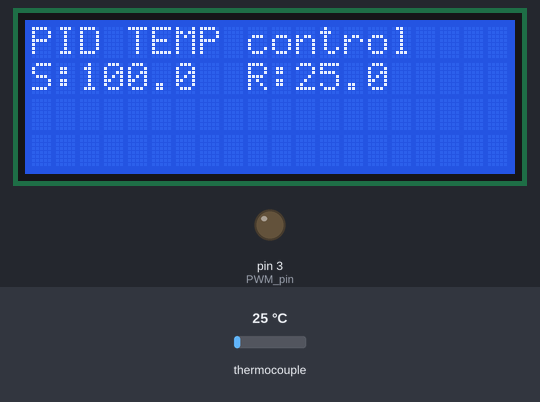
This sketch was run on a simulated Arduino Uno, built with avr-gcc and run on an emulated ATmega328P. Shown: 20×4 character LCD, output pins drawn as LEDs (lit = HIGH). Wiring (inferred from the names in the program): MAX6675 thermocouple converter: CS pin 10; MISO pin 12; SCK pin 13. The test bench sets the inputs (shaded band); at power-on: thermocouple 25 °C. Pins used as bus, display or sensor lines are not drawn.

Above: at 1.2 s.
1.3 s: thermocouple set to 75 °C
At 1.56 s:
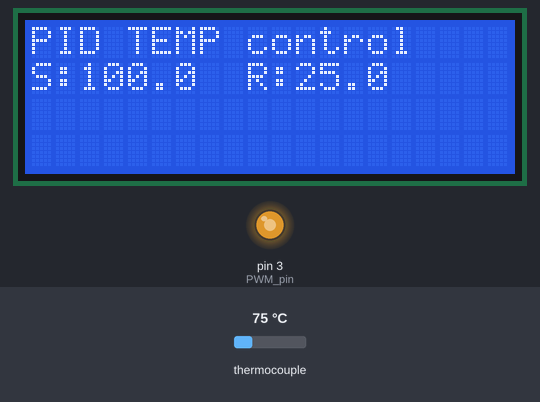
3.2 s: thermocouple set to 150 °C
At 4.4 s:
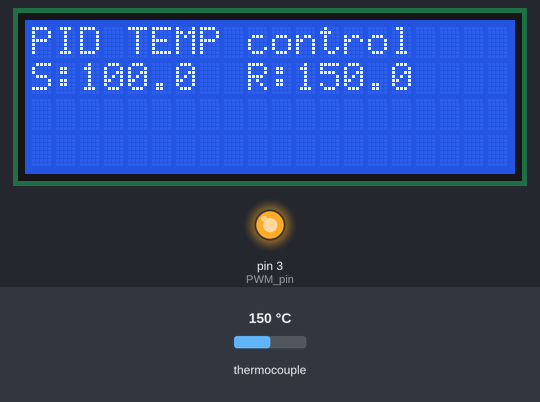
5.2 s: thermocouple set to 6 °C
At 7.2 s:
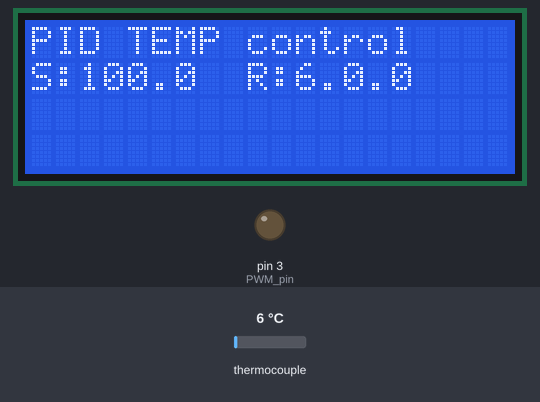
Timing chart, 0 to 8.7 s (numbered marks = the images above; inputs shaded):
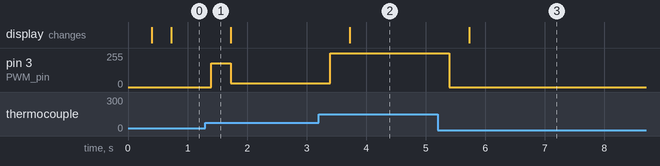

Measured:
- after the input at 1.3 s, pin 3 (PWM_pin): 0/255 → 180/255 after 0.10 s, → 30/255 0.33 s later
- after the input at 3.2 s, pin 3 (PWM_pin): 30/255 → 255/255 after 0.19 s; the display: changes after 0.53 s (image 2)
- after the input at 5.2 s, pin 3 (PWM_pin): 255/255 → 0/255 after 0.20 s; the display: changes after 0.53 s (image 3)

The sketch:

ArduinoMega2540.ino
```cpp
#include <Wire.h>
#include <LiquidCrystal_I2C.h>
LiquidCrystal_I2C lcd(0x3f,20,4);  //sometimes the adress is not 0x3f. Change to 0x27 if it dosn't work.

/*    i2c LCD Module  ==>   Arduino
 *    SCL             ==>     A5
 *    SDA             ==>     A4
 *    Vcc             ==>     Vcc (5v)
 *    Gnd             ==>     Gnd      */

#include <SPI.h>
//We define the SPI pìns
#define MAX6675_CS   10
#define MAX6675_SO   12
#define MAX6675_SCK  13

//Pins
int PWM_pin = 3;


//Variables
float temperature_read = 0.0;
float set_temperature = 100;
float PID_error = 0;
float previous_error = 0;
float elapsedTime, Time, timePrev;
int PID_value = 0;


//PID constants
int kp = 9.1;   int ki = 0.3;   int kd = 1.8;
int PID_p = 0;    int PID_i = 0;    int PID_d = 0;


void setup() {
  pinMode(PWM_pin,OUTPUT);
  TCCR2B = TCCR2B & B11111000 | 0x03;    // pin 3 and 11 PWM frequency of 980.39 Hz
  Time = millis();
  lcd.init();
  lcd.backlight();
}


void loop() {
 // First we read the real value of temperature
  temperature_read = readThermocouple();
  //Next we calculate the error between the setpoint and the real value
  PID_error = set_temperature - temperature_read;
  //Calculate the P value
  PID_p = kp * PID_error;
  //Calculate the I value in a range on +-3
  if(-3 < PID_error <3)
  {
    PID_i = PID_i + (ki * PID_error);
  }

  //For derivative we need real time to calculate speed change rate
  timePrev = Time;                            // the previous time is stored before the actual time read
  Time = millis();                            // actual time read
  elapsedTime = (Time - timePrev) / 1000;
  //Now we can calculate the D calue
  PID_d = kd*((PID_error - previous_error)/elapsedTime);
  //Final total PID value is the sum of P + I + D
  PID_value = PID_p + PID_i + PID_d;

  //We define PWM range between 0 and 255
  if(PID_value < 0)
  {    PID_value = 0;    }
  if(PID_value > 255)
  {    PID_value = 255;  }
  //Now we can write the PWM signal to the mosfet on digital pin D3
  analogWrite(PWM_pin,255-PID_value);
  previous_error = PID_error;     //Remember to store the previous error for next loop.

  delay(300);
  //lcd.clear();

  lcd.setCursor(0,0);
  lcd.print("PID TEMP control");
  lcd.setCursor(0,1);
  lcd.print("S:");
  lcd.setCursor(2,1);
  lcd.print(set_temperature,1);
  lcd.setCursor(9,1);
  lcd.print("R:");
  lcd.setCursor(11,1);
  lcd.print(temperature_read,1);
}


double readThermocouple() {

  uint16_t v;
  pinMode(MAX6675_CS, OUTPUT);
  pinMode(MAX6675_SO, INPUT);
  pinMode(MAX6675_SCK, OUTPUT);

  digitalWrite(MAX6675_CS, LOW);
  delay(1);

  // Read in 16 bits,
  //  15    = 0 always
  //  14..2 = 0.25 degree counts MSB First
  //  2     = 1 if thermocouple is open circuit
  //  1..0  = uninteresting status

  v = shiftIn(MAX6675_SO, MAX6675_SCK, MSBFIRST);
  v <<= 8;
  v |= shiftIn(MAX6675_SO, MAX6675_SCK, MSBFIRST);

  digitalWrite(MAX6675_CS, HIGH);
  if (v & 0x4)
  {
    // Bit 2 indicates if the thermocouple is disconnected
    return NAN;
  }

  // The lower three bits (0,1,2) are discarded status bits
  v >>= 3;

  // The remaining bits are the number of 0.25 degree (C) counts
  return v*0.25;
}
```
